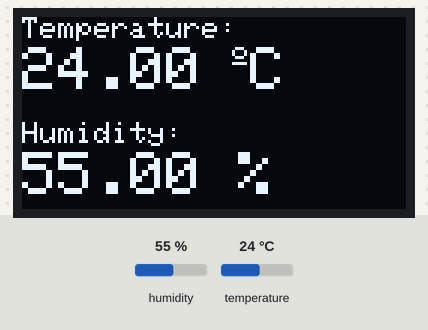
A sketch run on a simulated ESP32. Parts: 128×64 one-colour display. Inputs (shaded band) come from the test bench; at power-on: humidity 55 %, temperature 24 °C. WiFi joins after 1.5 s; servers stay silent unless stated; what the sketch prints to the serial monitor is not drawn.

Above: at 2.1 s.

The sketch:

Temp_Monitoring.ino
```cpp
#include <DHT.h> //DHT Library
//Import AsyncWebServer Library
#include <WiFi.h>
#include <AsyncTCP.h>
#include <ESPAsyncWebServer.h>
//Import OLED_DISPLAY Library
#include <Wire.h>
#include <Adafruit_GFX.h>
#include <Adafruit_SSD1306.h>

//OLED Specifications
#define SCREEN_WIDTH 128
#define SCREEN_HEIGHT 64
#define OLED_RESET -1
#define SCREEN_ADDRESS 0x3C

Adafruit_SSD1306 display(SCREEN_WIDTH, SCREEN_HEIGHT, &Wire, OLED_RESET);

//SSID and PASSWORD
const char* ssid = "Mahesh";
const char* password = "Aryan@14";

AsyncWebServer server(80);

#define DHT_PIN 4  //Digital GPIO Pin
#define DHT_TYPE DHT11 //DHT11 Type Sensor
DHT dht(DHT_PIN, DHT_TYPE); //dht() is a object of class DHT

//Function for reading temperature
String readDHTTemperature(){
  float t = dht.readTemperature();

  if (isnan(t)){  //if t=nan(not a number)
    Serial.println("Failed to read Temperature");
  }
  else{
    Serial.println("Temperature: ");
    Serial.println(t);
    return String(t);
  }
}

//Function for reading Humidity
String readDHTHumidity(){
  float h = dht.readHumidity();

  if (isnan(h)){  //if h=nan(not a number)
    Serial.println("Failed to read Humidity");
  }
  else{
    Serial.println("Humidity: ");
    Serial.println(h);
    return String(h);
  }
}

//Array of string containing HTML content which is stored in Program Memory and raw string means special characters are Allowed
const char index_html[] PROGMEM = R"rawliteral(
  <!DOCTYPE html>
  <html>
  <head>
    <meta name="viewport" content="width=device-width, initial-scale=1">
    <title>ESP Temperature And Humidity Monitoring</title>
    <style>
      html{font-family: Arial; display: inline-block; margin: 0px auto; text-align: center;}
      body {background-image: url("https://encrypted-tbn0.gstatic.com/images?q=tbn:ANd9GcTRReiSWdoPWAKYC6NV4GwxOvj7fz9i9wK2tw&s"); background-repeat: no-repeat; background-size: cover;}");
      h2{font-size:6.0rem}
      p{font-size: 4.0rem}
      .units{font-size: 3.0rem}
      .dht-labels{font-size: 4rem; vertical-align:middle; padding-bottom: 15px;}
    </style>
  </head>
  <body>
    <h1>Temperature & Humidity Monitoring</h1>
    <h2>Place: Mumbai</h2>
    <p>
      <span class="dht-labels">Temperature:  </span>
      <span id="temperature">%TEMPERATURE% </span>
      <sup class="units">&deg;C</sup>
    </p>

    <p>
      <span class="dht-labels">Humidity:  </span>
      <span id-"humidity">%HUMIDITY% </span>
      <sup class="units">&percnt;</sup>
    </p>
  </body>

  <script>
  setInterval(function(){
    var xhttp = new XMLHttpRequest;
    xhttp.onreadystatechange = function() {
      if (this.readyState == 4 && this.state == 200){
        document.getElementById("temperature").innerHTML = this.responseText;
      }
    };
    xhttp.open("GET",/temperature, true);
    xhhtp.send();
  }, 10000 );

  setInterval(function(){
    var xhttp = new XMLHttpRequest;
    xhttp.onreadystatechange =function(){
      if (this.readyState == 4 && this.state==200){
        document.getElementById("humidity").innerHTML = this.responseText;
      }
    };
    xhttp.open("GET", /humidity, true);
  }, 10000 );

  </script>
  </html>
)rawliteral";

String processor_temp_hum(const String& var){
  if (var == "TEMPERATURE"){  //TEMPERATURE is PLACEHOLDER
    return readDHTTemperature();
  }

  else if (var == "HUMIDITY"){ //HUMIDITY is PLACEHOLDER
    return readDHTHumidity();
  }
  return String();
}

void setup() {
  // put your setup code here, to run once:
  Serial.begin(115200);
  display.begin(SSD1306_SWITCHCAPVCC, SCREEN_ADDRESS); //OLED Display

  dht.begin(); //Initialize DHT Sensor
  WiFi.begin(ssid, password); //WiFi Sensor
  while (WiFi.status() != WL_CONNECTED) {
    delay(1000);
    Serial.println("Connecting to WiFi..");
  }

  // Print ESP32 Local IP Address
  Serial.println(WiFi.localIP());

  server.on("/", HTTP_GET, [](AsyncWebServerRequest *request){
    request->send_P(200, "text/html",index_html, processor_temp_hum);
  });

  server.on("/temperature", HTTP_GET, [](AsyncWebServerRequest *request){
    request->send_P(200, "text/html", readDHTTemperature().c_str());
  });

    server.on("/humidity", HTTP_GET, [](AsyncWebServerRequest *request){
    request->send_P(200, "text/html", readDHTHumidity().c_str());
  });

  server.begin();
    //Display on OLED
  display.clearDisplay();
  display.setTextSize(1);
  display.setTextColor(WHITE);
  display.setCursor(0,0);
  display.println("Temperature: ");
  display.setTextSize(2);
  display.setCursor(0,10);
  display.println(readDHTTemperature());
  display.setTextSize(1);
  display.setCursor(70,10);
  display.cp437(true); //To print  º symbol, we use the Code Page 437 font. For that, you need to set the cp437 to true
  display.write(167); //use the write() method to display your chosen character. The º symbol corresponds to character 167.
  display.setTextSize(2);
  display.print("C");

    // display humidity
  display.setTextSize(1);
  display.setCursor(0, 35);
  display.print("Humidity: ");
  display.setTextSize(2);
  display.setCursor(0, 45);
  display.print(readDHTHumidity());
  display.print(" %");

  display.display();


}

void loop() {
  // put your main code here, to run repeatedly:

}
```
